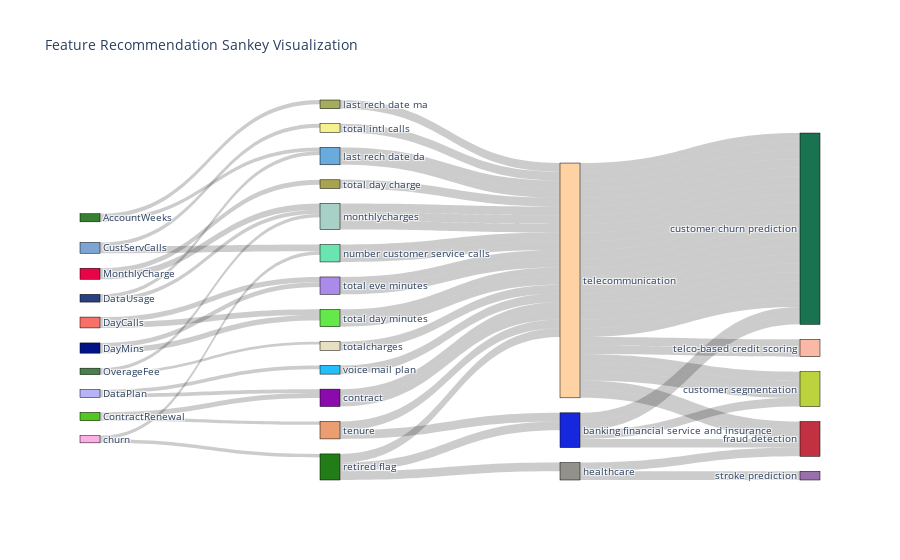

Notebook cell for this chart:
### Code cell
df_2 = feature_recommendation(df_attr_1,
                              name_column='Attribute Name',
                              desc_column='Attribute Description',
                              suggested_industry='telecoms',
                              suggested_usecase='churn prediction')
fig_2 = sankey_visualization(df_2, industry_included=True, usecase_included=True)
fig_2.show()

### Figure 1 — Plotly figure (JSON) as saved in the notebook; plotly's stock layout.template omitted (floating-point values rounded to 4 significant figures)
{"data": [{"link": {"source": [0, 10, 23, 23, 10, 24, 24, 10, 25, 25, 0, 11, 23, 1, 12, 23, 1, 13, 23, 2, 14, 23, 23, 2, 15, 23, 23, 15, 25, 25, 3, 14, 23, 23, 3, 16, 23, 4, 17, 23, 4, 13, 23, 5, 11, 23, 5, 18, 23, 23, 6, 19, 23, 23, 6, 20, 23, 7, 19, 23, 23, 7, 20, 23, 8, 17, 23, 8, 21, 23, 9, 17, 23, 9, 22, 23], "target": [10, 23, 29, 30, 24, 30, 31, 25, 29, 30, 11, 23, 29, 12, 23, 29, 13, 23, 29, 14, 23, 29, 34, 15, 23, 29, 34, 25, 29, 34, 14, 23, 29, 34, 16, 23, 29, 17, 23, 29, 13, 23, 29, 11, 23, 29, 18, 23, 29, 30, 19, 23, 29, 38, 20, 23, 29, 19, 23, 29, 38, 20, 23, 29, 17, 23, 29, 21, 23, 29, 17, 23, 29, 22, 23, 29], "value": [0.4096, 1, 1, 1, 1, 1, 1, 1, 1, 1, 0.4075, 1, 1, 0.4841, 1, 1, 0.4473, 1, 1, 0.5738, 1, 1, 1, 0.3821, 1, 1, 1, 1, 1, 1, 0.4543, 1, 1, 1, 0.441, 1, 1, 0.4644, 1, 1, 0.4275, 1, 1, 0.7691, 1, 1, 0.463, 1, 1, 1, 0.6274, 1, 1, 1, 0.5504, 1, 1, 0.6476, 1, 1, 1, 0.6002, 1, 1, 0.7087, 1, 1, 0.5659, 1, 1, 0.4173, 1, 1, 0.3257, 1, 1]}, "node": {"color": ["#FCAFE4", "#358131", "#52C720", "#B7B3F7", "#274181", "#7CA4D4", "#011487", "#F87067", "#E80446", "#4A814B", "#227C17", "#6BE5B0", "#A4AD5D", "#69ABDD", "#8A0AAB", "#EB9E71", "#23BEFC", "#A7D0C6", "#F5F18F", "#64E84A", "#AB8BEA", "#A7A350", "#E7DFBF", "#FED2A2", "#92928B", "#1627DD", "#156EE5", "#AA1037", "#68D4FD", "#197350", "#C13142", "#9B6FAC", "#3B0995", "#EFF2C0", "#BDD33E", "#552DD9", "#DF0487", "#66DFC8", "#FAB9A6"], "label": ["churn", "AccountWeeks", "ContractRenewal", "DataPlan", "DataUsage", "CustServCalls", "DayMins", "DayCalls", "MonthlyCharge", "OverageFee", "retired flag", "number customer service calls", "last rech date ma", "last rech date da", "contract", "tenure", "voice mail plan", "monthlycharges", "total intl calls", "total day minutes", "total eve minutes", "total day charge", "totalcharges", "telecommunication", "healthcare", "banking financial service and insurance", "telecommunication", "telecommunication", "banking financial service and insurance", "customer churn prediction", "fraud detection", "stroke prediction", "customer churn prediction", "customer churn prediction", "customer segmentation", "customer churn prediction", "fraud detection", "customer churn prediction", "telco-based credit scoring"], "line": {"color": ["#EA3641", "#52EEC2", "#DD56B6", "#C138FB", "#54F73B", "#2846F8", "#34F55F", "#482A92", "#126D8A", "#3DA33E", "#D063AB", "#FE0EA4", "#B4A420", "#F993E1", "#0489F8", "#25000E", "#94D9B6", "#7DE236", "#C5CDD7", "#33BFAB", "#78F820", "#484856", "#EBC42D", "#665563", "#AE0BE9", "#5E8F16", "#BFA771", "#655A1E", "#2EE1CC", "#F5A66E", "#3A0D68", "#4347B3", "#920A8C", "#02AD5D", "#E16EDD", "#7DC4E4", "#FEAE2F", "#5C7F57", "#BC410B", "#8FF701", "#63B16B", "#C9BAE9", "#689971", "#E27E2C", "#B9C248", "#363579", "#5426F0", "#43A5A1", "#1E316C", "#3635F3", "#6E29C6", "#937F7E", "#1720F3", "#AD70D8", "#FA8EE6", "#EBDB05", "#E31F3B", "#4E8642", "#6860CB", "#7E6A9E", "#35F66C", "#6A41CC", "#31B32B", "#B79634", "#2E5937", "#6ECC1D", "#7C4E46", "#D3DAAA", "#9E6132", "#D61402", "#070888", "#18141E", "#2ADF28", "#C58E3B", "#CAF256", "#5F3634"], "width": 0.5}, "pad": 15, "thickness": 20}, "type": "sankey"}], "layout": {"font": {"size": 10}, "title": {"text": "Feature Recommendation Sankey Visualization"}}}
